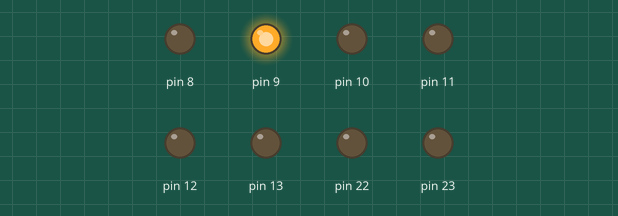
Bench run of a sketch on a simulated Arduino Uno, built with avr-gcc and run on an emulated ATmega328P. On the bench: output pins drawn as LEDs (lit = HIGH). The modem accepts every AT command (registered, SIM ready, sends succeed) and sends nothing else.

Above: at 0.2 s.
At 4.7 s:
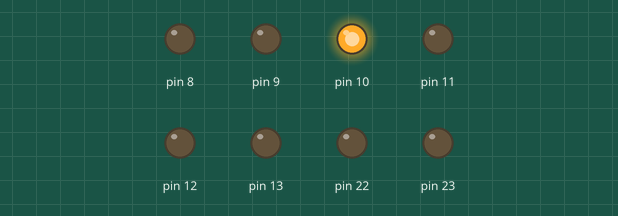
At 6.7 s:
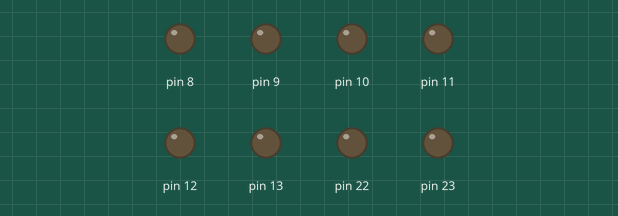
Timing chart, 0 to 8.2 s (numbered marks = the images above):
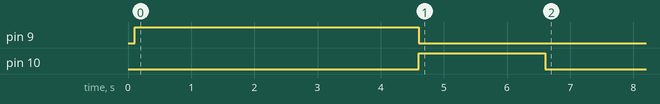

The sketch:

GSM_SEND_MESSAGE.ino
```cpp
/* Send the current temperature via sms.For better lightweight program gpıo and adc parts written in avr-c.
   Made by Umutcan Genç                                                                                       */
#include<avr/io.h>
#include<stdio.h>
#include<string.h>
#include<SoftwareSerial.h>
SoftwareSerial mySerial(2, 3); // RX, TX

float value;
int temperature;
char message[120];

void Gsm_init();
void ADC_init();
unsigned int ADC_read();
void Gsm_Sendmsg(char*);

void setup() {
 DDRC=0x00;    //Set PORTC for input
 DDRB=0xFF;    //Set PORTB for output
 mySerial.begin(9600); //İnitialize uart communication
 delay(100);

 Gsm_init();   //Start Gsm
 delay(200);
 ADC_init();   //Start ADC
 delay(200);

}
 void loop(){
   value=ADC_read();
   temperature = ((value/1023)*5000)/10;   //Calculate the temperature
   sprintf(message,"Current temperature = %d celsius,made by Umutcan Genc ", temperature);  //Strings transfer to array
   Gsm_Sendmsg(message);
   PORTB=0x04;   //Turn on blue led
   delay(2000);
   PORTB=0x00;   //Turn off all leds
   delay(3600000);  //delay 1 hour

 }

 void Gsm_init(){
  mySerial.println("AT");  // Module check for initialization
  PORTB=0x02;             // Open red led
  delay(1000);
}

 void ADC_init()
{
    DDRC=0x0;         //Set PORTC for input
    ADMUX =0x40;     //Avcc=Aref
    ADCSRA = (1<<ADEN)|(1<<ADPS2)|(1<<ADPS1)|(1<<ADPS0);    // ADC Enable and prescaler of 128
}

 unsigned int ADC_read()
{
   ADMUX = 0x40;        //channel A0 selected
   ADCSRA|=(1<<ADSC);   // start conversion
   while(!(ADCSRA & (1<<ADIF)));   // wait for ADIF conversion complete return
    ADCSRA|=(1<<ADIF);       // clear ADIF when conversion complete by writing 1
   return (ADC); //return calculated ADC value
}

 void Gsm_Sendmsg(char *message){
   mySerial.println("AT+CMGF=1");   // Set message format to text mode
   delay(1000);
   mySerial.println("AT+CMGS=\"905468088515\"\r");  //Send telephone number
   delay(500);
   mySerial.println(message);         //Send the message via uart communication
   delay(500);
   mySerial.println((char)26);     //Finish the message
   delay(1000);
}
```

Measured:
- by itself, pin 9: HIGH → LOW at 4.6 s
- by itself, pin 10: LOW → HIGH at 4.6 s, → LOW 2.0 s later
